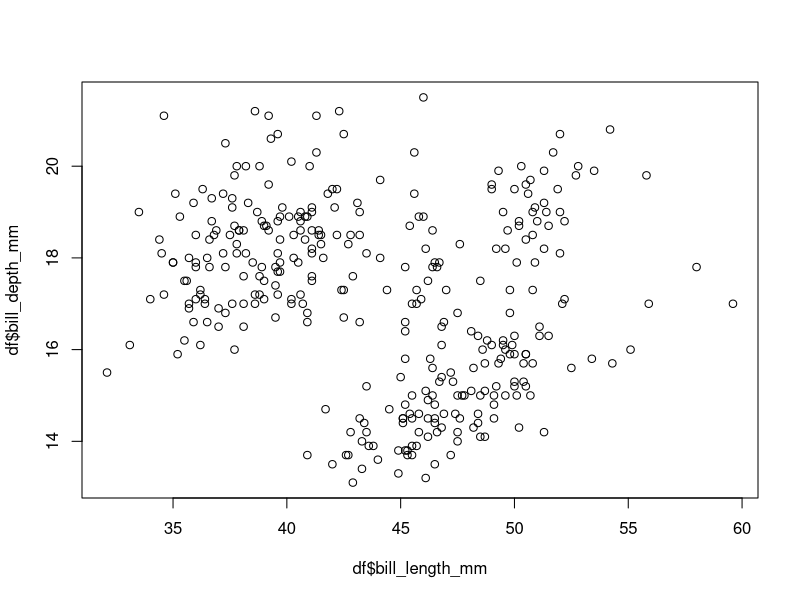
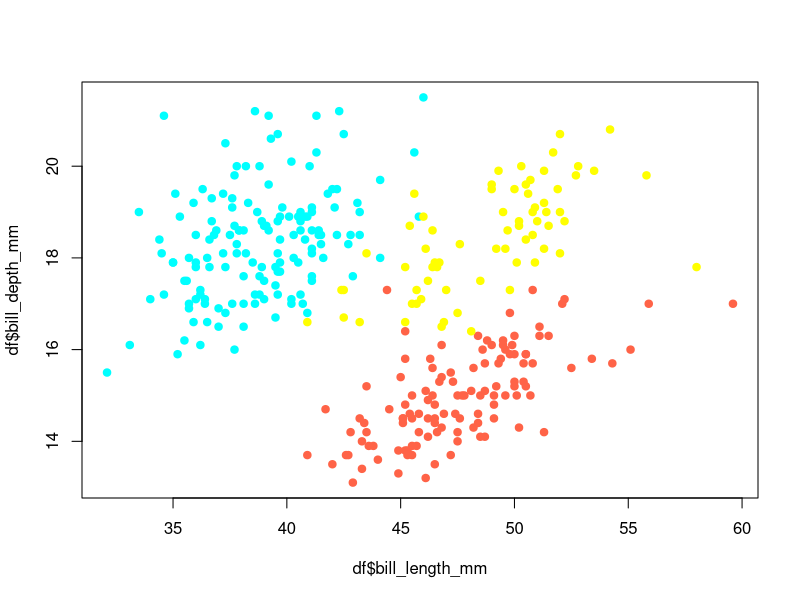
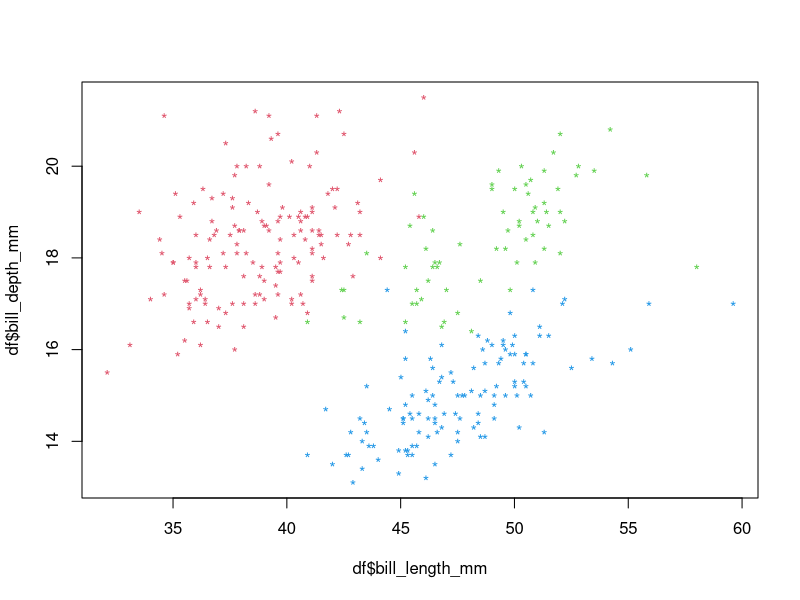
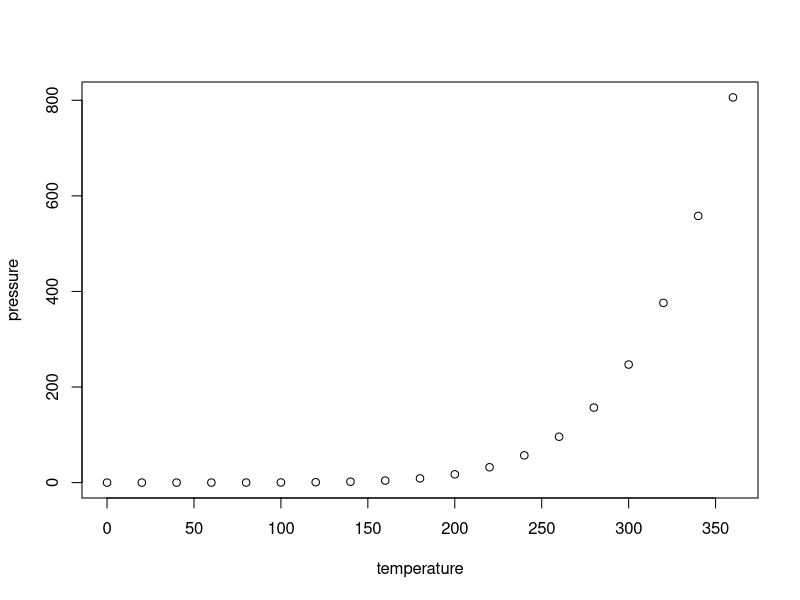

These figures' R source, in order:
## ---- chunk 1
knitr::opts_chunk$set(echo = TRUE)
## ---- chunk 2
summary(cars)
## ---- chunk 3
library(palmerpenguins)
library(VIM)

df <-  na.omit(penguins)
plot(df$bill_length_mm, df$bill_depth_mm)
## ---- chunk 4
my.color <- ifelse(df$species == 'Gentoo', 'tomato',
                   ifelse(df$species == 'Adelie', 'cyan','yellow'))

plot(df$bill_length_mm, df$bill_depth_mm, pch = 19, col = my.color)

plot(df$bill_length_mm, df$bill_depth_mm, pch = '*', col = as.numeric(df$species) + 1)
## ---- chunk 5
plot(pressure)
